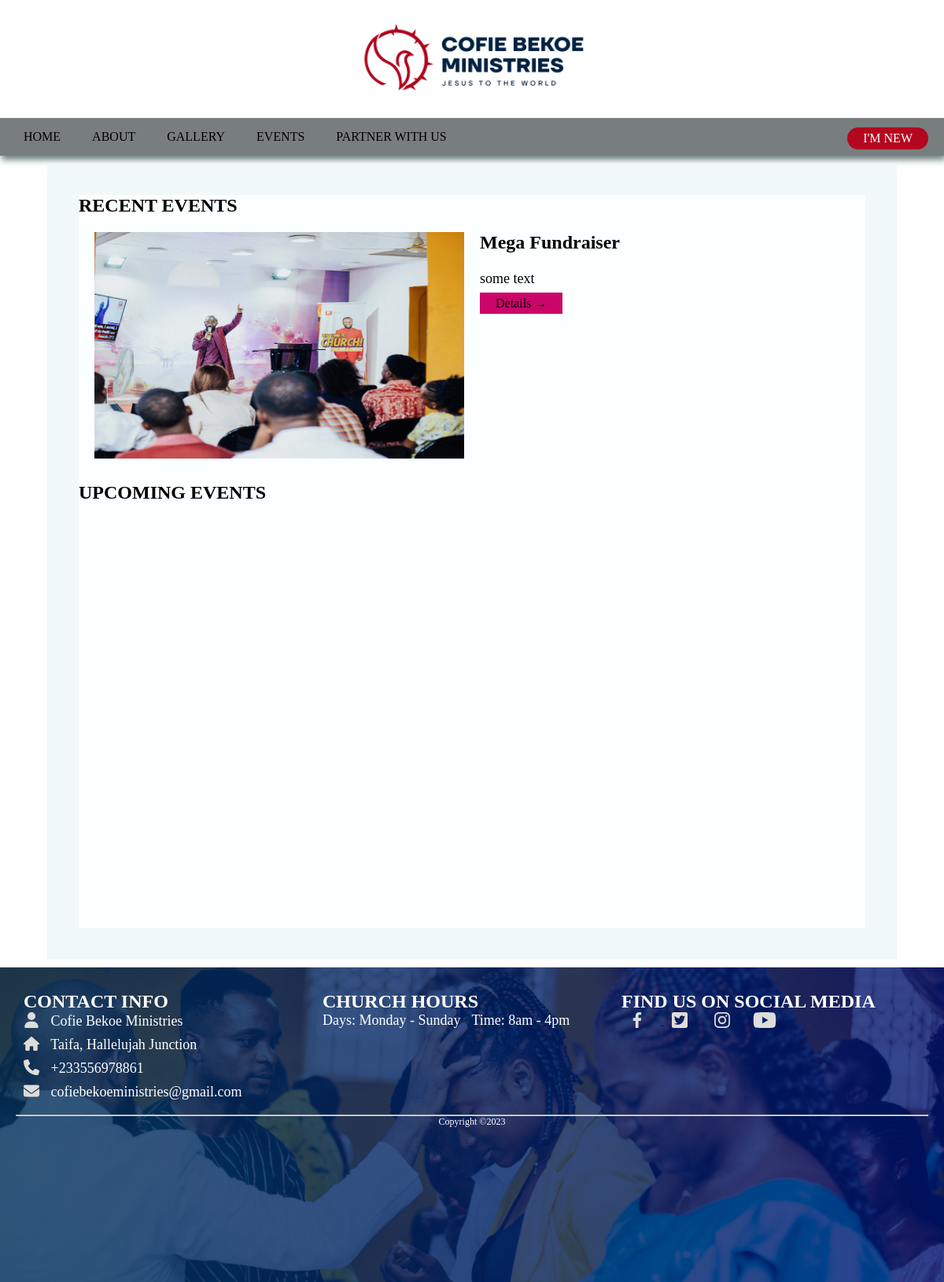
Screenshot of /church/events with the database file from the repository.
### churchweb/models.py (models this page shows, shortened)
class RecentEvents(models.Model):
    event = models.ForeignKey(Events, on_delete=models.CASCADE)
    event_details = models.TextField()
    image = models.ImageField(upload_to = "img")
    date = models.DateTimeField(auto_now_add=True)
    class Meta:
        verbose_name = _("Recent Event")
        verbose_name_plural = _("Recent Events")

class Events(models.Model):
    STATUS_CHOICE = (
        ("normal", "N"),
        ("major", "M")
    )
    name = models.CharField(max_length=256)
    event_type=models.CharField(choices=STATUS_CHOICE, max_length=120, default="N")
    event_date = models.DateField()
    rsvp = models.ForeignKey(RSVP, on_delete=models.RESTRICT)
    event_poster = models.ImageField(upload_to = "img")
    time = models.TimeField(blank=True, null=True)
    from_time = models.TimeField(blank=True, null=True)
    to_time = models.TimeField(blank=True, null=True)
    venue = models.CharField(max_length=256)
    status = models.BooleanField(default=False)
    class Meta:
        verbose_name = _("Event")
        verbose_name_plural = _("Events")

### churchweb/views.py (the view)
# urls.py: path('church/events', events, name = 'events' ),
def events(request):
    rsvp = RSVP.objects.all()
    events_ = Events.objects.filter(status=False).order_by("-event_date")
    recents = RecentEvents.objects.all().order_by("-date")[:2]
    context = {
        'events': events_,
        "recents":recents,
    }
    return render(request, 'events.html', context)

### templates/events.html (shortened to what this page needs)
{% extends 'index.html' %}
{% load static %}
    {% block content %}
    <link rel="stylesheet" href="{% static 'css/events.css' %}">
        <main class="events-section" id="main-body">
            <section class="events">
                <h1>RECENT EVENTS</h1>
                <div class="recent-events-session">
                    {% for event_ in recents %}
                    {% if event_ %}
                    <div class="recent-events-one">
                        <img class="fade-in" src="{{event_.image.url}}" alt="event image left">
                        <div class="option-two fade-in">
                            <h1>{{event_.event.name}}</h1>
                            <p>{{event_.event_details | truncatewords:60}}</p>
                            <a href="#">Details &rarr;</a>
                        </div>
                    </div>
                    {% endif %}
                    {% endfor %}
                </div>
                <h1>UPCOMING EVENTS</h1>
                <div class="upcoming-events">
                </div>
            </section>
        </main>
    {% endblock content %}

### church/static/css/style.css (style rules this page uses)
* { margin: 0; padding: 0; box-sizing: border-box; }
#main-body { font-family: "TT-Firs-Neue-Trial-Medium"; }
body { width: 100%; font-family: 'TT-Firs-Neue-Trial-Medium'; }
p { font-family: "TT-Firs-Neue-Trial-Regular"; font-size: 16px; }
#main-body { margin: 10px 60px; padding: 10px; background-color: rgb(240, 248, 248); scroll-behavior: smooth; }
.fade-in { opacity: 0; transition: opacity 250ms ease-in; }
.fade-in.appear { opacity: 1; transition: all 1s; }

### church/static/css/events.css (style rules this page uses)
p { font-family: "TT-Firs-Neue-Trial-Medium"; font-size: 18px; }
.events { margin: 30px; background-color: #fcffff; }
.events h1 { font-size: 24px; margin-bottom: 20px; }
.recent-events-session { margin: 0 20px; }
.recent-events-one { display: grid; grid-template-columns: repeat(2, 1fr); gap: 20px; margin-bottom: 30px; }
.recent-events-one img { width: 100%; height: 18rem; }
.option-two p { margin-bottom: 10px; line-height: 25px; font-size: 18px; }
.option-two a { background-color:#ca0768; padding: 5px 20px; margin: 30px 0; text-decoration: none; color: black; }
.fade-in { opacity: 0; transition: opacity 250ms ease-in; }
.fade-in.appear { opacity: 1; transition: all 1s; }
.upcoming-events { margin: 20px; }

### rows the page displays
RecentEvents: image (picture), event.name "Mega Fundraiser", event_details "some text"
